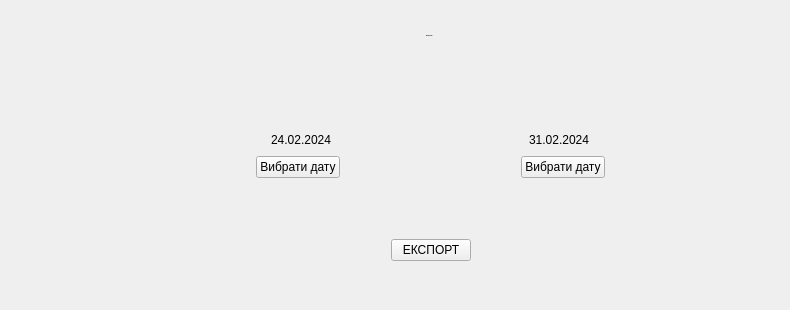
      <widget class="QWidget" name="pdf_pg">
       <widget class="QWidget" name="widget_6" native="true">
        <property name="geometry">
         <rect>
          <x>80</x>
          <y>100</y>
          <width>701</width>
          <height>201</height>
         </rect>
        </property>
        <property name="styleSheet">
         <string notr="true"> QWidget &gt;  QWidget {
    background-color: #4682B4; /* Стальной синий фон для каждой страницы */
    border: 1px solid #F5F5DC; /* Светло-бежевый для границ страниц */
    border-radius: 5px; /* Закругленные углы для страниц */
    padding: 5px; /* Внутренние отступы для страниц */
}
QPushButton {
    background-color: #4682B4 ; /* Стальной синий */
    color: white;
    border: 2px solid #F5F5DC; /* Светло-бежевый */
    border-radius: 5px;
    padding: 5px;
    font-weight: bold;
}
QLabel{
	border:none;
}

QPushButton:hover {
    background-color: #5A9BD5 ; /* Королевский синий (темнее стального синего) */
    color: white;
    border: 2px solid #FFFFFF; /* Белая граница при наведении */
}

QPushButton:pressed {
    background-color: #2C5FAD; /* Темно-синий (темнее стального синего) */
    color: white;
    border: 2px solid #000000; /* Черная граница при нажатии */
}</string>
        </property>
        <widget class="QWidget" name="layoutWidget">
         <property name="geometry">
          <rect>
           <x>0</x>
           <y>30</y>
           <width>701</width>
           <height>171</height>
          </rect>
         </property>
         <layout class="QVBoxLayout" name="verticalLayout_5">
          <item>
           <layout class="QHBoxLayout" name="horizontalLayout_5">
            <item>
             <spacer name="horizontalSpacer_12">
              <property name="orientation">
               <enum>Qt::Horizontal</enum>
              </property>
              <property name="sizeHint" stdset="0">
               <size>
                <width>40</width>
                <height>20</height>
               </size>
              </property>
             </spacer>
            </item>
            <item>
             <widget class="QLabel" name="label_2">
              <property name="sizePolicy">
               <sizepolicy hsizetype="Fixed" vsizetype="Preferred">
                <horstretch>0</horstretch>
                <verstretch>0</verstretch>
               </sizepolicy>
              </property>
              <property name="baseSize">
               <size>
                <width>100</width>
                <height>0</height>
               </size>
              </property>
              <property name="styleSheet">
               <string notr="true">border:none;</string>
              </property>
              <property name="text">
               <string>24.02.2024</string>
              </property>
             </widget>
            </item>
            <item>
             <spacer name="horizontalSpacer_14">
              <property name="orientation">
               <enum>Qt::Horizontal</enum>
              </property>
              <property name="sizeHint" stdset="0">
               <size>
                <width>40</width>
                <height>20</height>
               </size>
              </property>
             </spacer>
            </item>
            <item>
             <widget class="QLabel" name="label_4">
              <property name="sizePolicy">
               <sizepolicy hsizetype="Fixed" vsizetype="Preferred">
                <horstretch>0</horstretch>
                <verstretch>0</verstretch>
               </sizepolicy>
              </property>
              <property name="baseSize">
               <size>
                <width>100</width>
                <height>0</height>
               </size>
              </property>
              <property name="styleSheet">
               <string notr="true">border:none;</string>
              </property>
              <property name="text">
               <string>31.02.2024</string>
              </property>
             </widget>
            </item>
            <item>
             <spacer name="horizontalSpacer_13">
              <property name="orientation">
               <enum>Qt::Horizontal</enum>
              </property>
              <property name="sizeHint" stdset="0">
               <size>
                <width>40</width>
                <height>20</height>
               </size>
              </property>
             </spacer>
            </item>
           </layout>
          </item>
          <item>
           <layout class="QHBoxLayout" name="horizontalLayout_6">
            <item>
             <spacer name="horizontalSpacer_10">
              <property name="orientation">
               <enum>Qt::Horizontal</enum>
              </property>
              <property name="sizeHint" stdset="0">
               <size>
                <width>40</width>
                <height>20</height>
               </size>
              </property>
             </spacer>
            </item>
            <item>
             <widget class="QPushButton" name="pushButton">
              <property name="baseSize">
               <size>
                <width>100</width>
                <height>0</height>
               </size>
              </property>
              <property name="text">
               <string>Вибрати дату</string>
              </property>
             </widget>
            </item>
            <item>
             <spacer name="horizontalSpacer_5">
              <property name="orientation">
               <enum>Qt::Horizontal</enum>
              </property>
              <property name="sizeHint" stdset="0">
               <size>
                <width>40</width>
                <height>20</height>
               </size>
              </property>
             </spacer>
            </item>
            <item>
             <widget class="QPushButton" name="pushButton_2">
              <property name="baseSize">
               <size>
                <width>100</width>
                <height>0</height>
               </size>
              </property>
              <property name="text">
               <string>Вибрати дату</string>
              </property>
             </widget>
            </item>
            <item>
             <spacer name="horizontalSpacer_11">
              <property name="orientation">
               <enum>Qt::Horizontal</enum>
              </property>
              <property name="sizeHint" stdset="0">
               <size>
                <width>40</width>
                <height>20</height>
               </size>
              </property>
             </spacer>
            </item>
           </layout>
          </item>
          <item>
           <spacer name="verticalSpacer_2">
            <property name="orientation">
             <enum>Qt::Vertical</enum>
            </property>
            <property name="sizeHint" stdset="0">
             <size>
              <width>20</width>
              <height>40</height>
             </size>
            </property>
           </spacer>
          </item>
          <item>
           <layout class="QHBoxLayout" name="horizontalLayout_7">
            <item>
             <spacer name="horizontalSpacer_9">
              <property name="orientation">
               <enum>Qt::Horizontal</enum>
              </property>
              <property name="sizeHint" stdset="0">
               <size>
                <width>40</width>
                <height>20</height>
               </size>
              </property>
             </spacer>
            </item>
            <item>
             <widget class="QPushButton" name="pushButton_3">
              <property name="text">
               <string>ЕКСПОРТ</string>
              </property>
             </widget>
            </item>
            <item>
             <spacer name="horizontalSpacer_8">
              <property name="orientation">
               <enum>Qt::Horizontal</enum>
              </property>
              <property name="sizeHint" stdset="0">
               <size>
                <width>40</width>
                <height>20</height>
               </size>
              </property>
             </spacer>
            </item>
           </layout>
          </item>
          <item>
           <spacer name="verticalSpacer_5">
            <property name="orientation">
             <enum>Qt::Vertical</enum>
            </property>
            <property name="sizeType">
             <enum>QSizePolicy::Fixed</enum>
            </property>
            <property name="sizeHint" stdset="0">
             <size>
              <width>20</width>
              <height>40</height>
             </size>
            </property>
           </spacer>
          </item>
         </layout>
        </widget>
       </widget>
       <widget class="QWidget" name="layoutWidget">
        <property name="geometry">
         <rect>
          <x>80</x>
          <y>20</y>
          <width>699</width>
          <height>31</height>
         </rect>
        </property>
        <layout class="QHBoxLayout" name="horizontalLayout_2">
         <item>
          <spacer name="horizontalSpacer_6">
           <property name="orientation">
            <enum>Qt::Horizontal</enum>
           </property>
           <property name="sizeHint" stdset="0">
            <size>
             <width>40</width>
             <height>20</height>
            </size>
           </property>
          </spacer>
         </item>
         <item>
          <widget class="QLabel" name="label_pdf">
           <property name="font">
            <font>
             <pointsize>-1</pointsize>
             <weight>75</weight>
             <bold>true</bold>
            </font>
           </property>
           <property name="text">
            <string>ЕСПОРТ PDF</string>
           </property>
          </widget>
         </item>
         <item>
          <spacer name="horizontalSpacer_7">
           <property name="orientation">
            <enum>Qt::Horizontal</enum>
           </property>
           <property name="sizeHint" stdset="0">
            <size>
             <width>40</width>
             <height>20</height>
            </size>
           </property>
          </spacer>
         </item>
        </layout>
       </widget>
      </widget>
